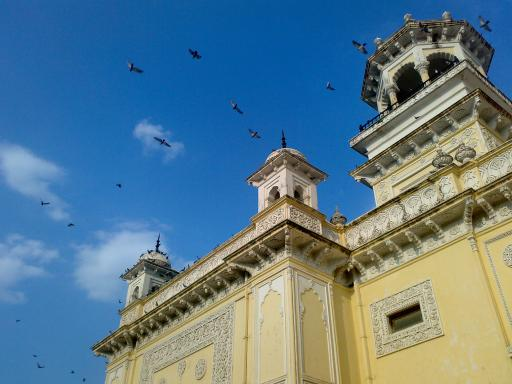
#> input picture Exercise IULI/Exercise 13 K-Mean/home.jpg, 512 x 384 px
$ python Test.py
#> lines starting #> are read from the running program, lines starting #| are printed output that depends on the picture
# -*- coding: utf-8 -*-
"""
Created on Tue May 08 13:54:43 2018

@author: MSI
"""

import numpy as np
import cv2

img = cv2.imread('home.jpg')
#> img is the input picture: shape (384, 512, 3); mean B, G, R 141.2, 123.9, 91.6
Z = img.reshape((-1,3))

# convert to np.float32
Z = np.float32(Z)

# define criteria, number of clusters(K) and apply kmeans()
criteria = (cv2.TERM_CRITERIA_EPS + cv2.TERM_CRITERIA_MAX_ITER, 10, 1.0)

ret,label,center=cv2.kmeans(Z,2,None,criteria,10,cv2.KMEANS_RANDOM_CENTERS)
#> ret = 741781717.4; center = [[144.8, 97.73, 43.23], [134.9, 170.4, 177.6]]
# Now convert back into uint8, and make original image
center = np.uint8(center)
#> center = [[144, 97, 43], [134, 170, 177]]
res = center[label.flatten()]
res2 = res.reshape((img.shape))
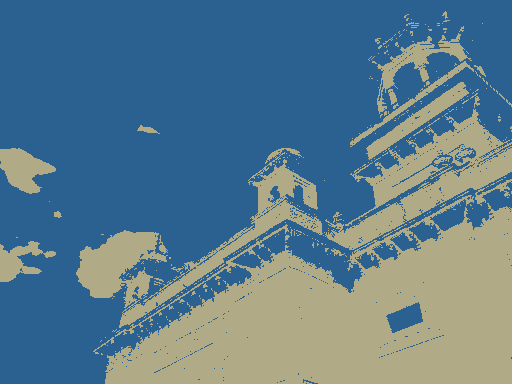
#> res2: shape (384, 512, 3); mean B, G, R 140.4, 123.3, 91.2

ret,label,center2=cv2.kmeans(Z,3,None,criteria,10,cv2.KMEANS_RANDOM_CENTERS)
#> ret = 345182325.5; center2 = [[171.2, 105.7, 35.1], [54.6, 78.8, 85.09], [139.4, 175.3, 182.7]]
# Now convert back into uint8, and make original image
center2 = np.uint8(center2)
#> center2 = [[171, 105, 35], [54, 78, 85], [139, 175, 182]]
res3 = center2[label.flatten()]
res4 = res3.reshape((img.shape))
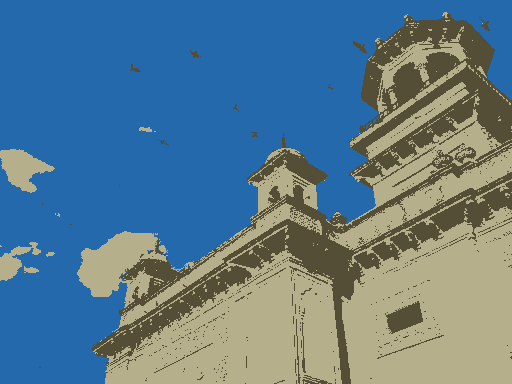
#> res4: shape (384, 512, 3); mean B, G, R 140.9, 123.3, 91.3

ret,label,center3=cv2.kmeans(Z,4,None,criteria,10,cv2.KMEANS_RANDOM_CENTERS)
#> ret = 261770238.8; center3 = [[148.3, 183.7, 190.3], [41.92, 61.79, 66.52], [171.3, 105.8, 35.26], [93.12, 129, 139]]
# Now convert back into uint8, and make original image
center3 = np.uint8(center3)
#> center3 = [[148, 183, 190], [41, 61, 66], [171, 105, 35], [93, 128, 139]]
res5 = center3[label.flatten()]
res6 = res5.reshape((img.shape))
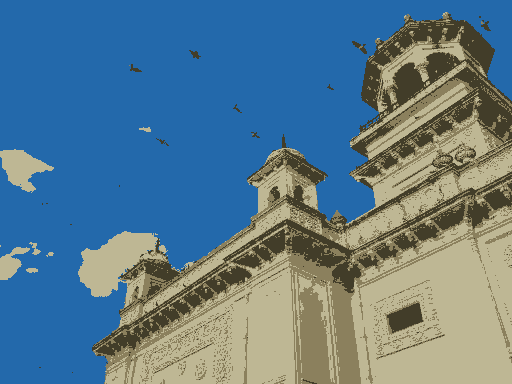
#> res6: shape (384, 512, 3); mean B, G, R 140.9, 123, 91.3

ret,label,center4=cv2.kmeans(Z,5,None,criteria,10,cv2.KMEANS_RANDOM_CENTERS)
#> ret = 193704302; center4 = [[168.8, 101, 27.45], [44.32, 64.96, 70.01], [143.4, 186.9, 198.2], [97.62, 134.3, 144.7], [189.3, 141.2, 92.26]]
# Now convert back into uint8, and make original image
center4 = np.uint8(center4)
#> center4 = [[168, 101, 27], [44, 64, 70], [143, 186, 198], [97, 134, 144], [189, 141, 92]]
res7 = center4[label.flatten()]
res8 = res7.reshape((img.shape))
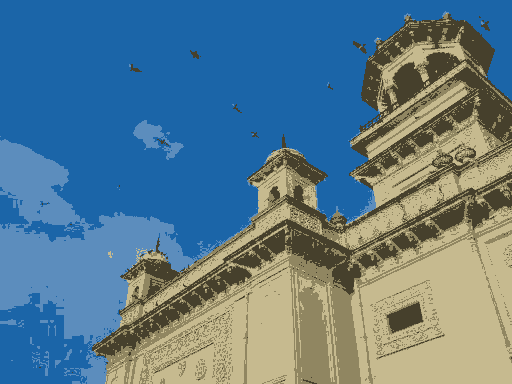
#> res8: shape (384, 512, 3); mean B, G, R 140.7, 123.5, 91.3


numpy_horizontal = np.hstack((res2,res4))
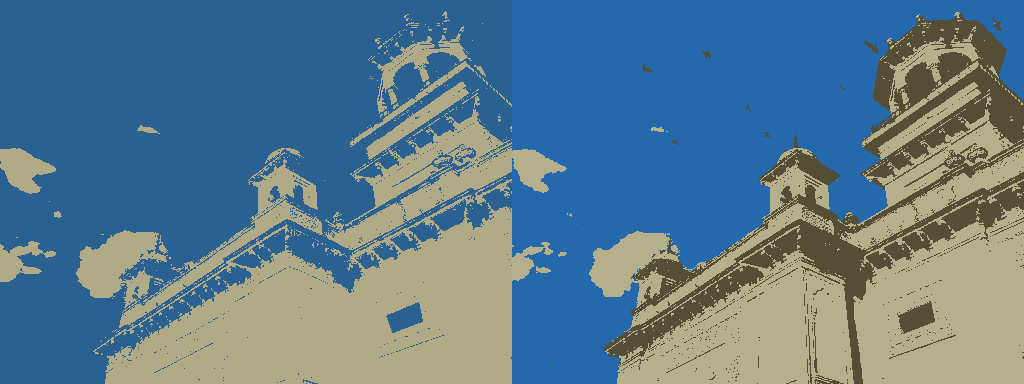
#> numpy_horizontal: shape (384, 1024, 3); mean B, G, R 140.6, 123.3, 91.3
numpy_horizontal2 = np.hstack((res6,res8))
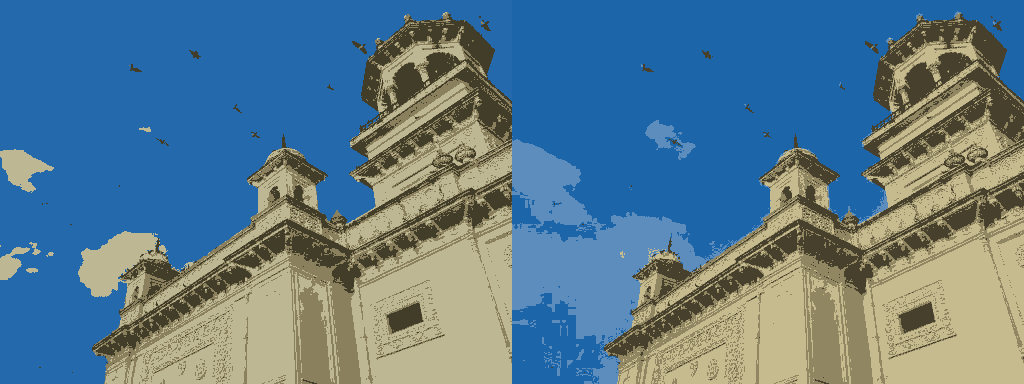
#> numpy_horizontal2: shape (384, 1024, 3); mean B, G, R 140.8, 123.3, 91.3
numpy_vertical = np.vstack((numpy_horizontal,numpy_horizontal2))
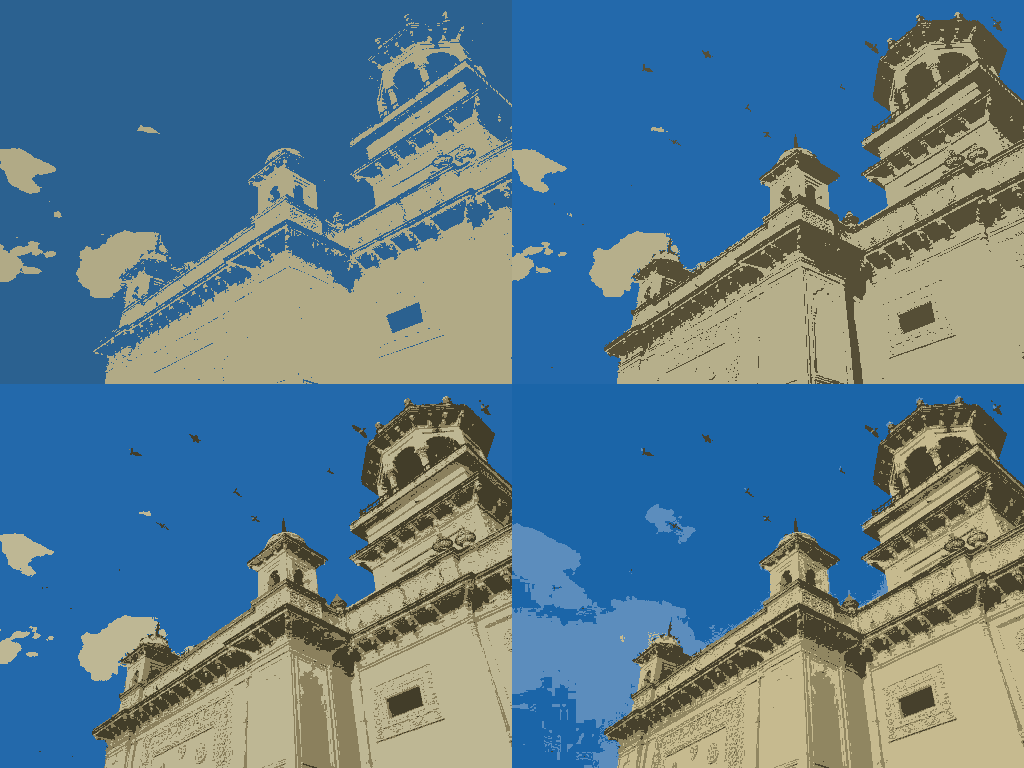
#> numpy_vertical: shape (768, 1024, 3); mean B, G, R 140.7, 123.3, 91.3


cv2.imshow('result',numpy_vertical)
cv2.waitKey(0)
cv2.destroyAllWindows()

$ run again, with Exercise IULI/Exercise 13 K-Mean/Capture.PNG saved as Exercise IULI/Exercise 13 K-Mean/home.jpg
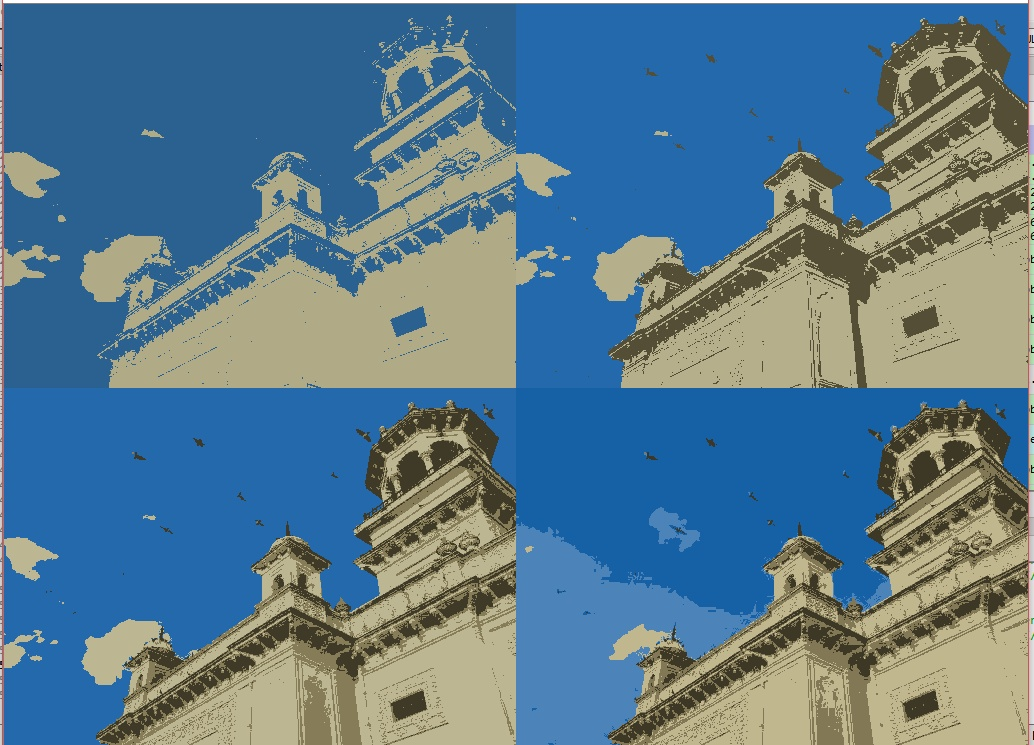
#> input picture Exercise IULI/Exercise 13 K-Mean/Capture.PNG, 1034 x 745 px
#> img is the input picture: shape (745, 1034, 3); mean B, G, R 141.4, 123, 90.7
#> `ret,label,center=cv2.kmeans(Z,2,None,criteria,10,cv2.KMEANS_RANDOM_CEN..`: ret = 1.73e+09; center = [[144.7, 97.34, 44.09], [135.5, 168.4, 173.9]]
#> `center = np.uint8(center)`: center = [[144, 97, 44], [135, 168, 173]]
#> `res2 = res.reshape((img.shape))`:
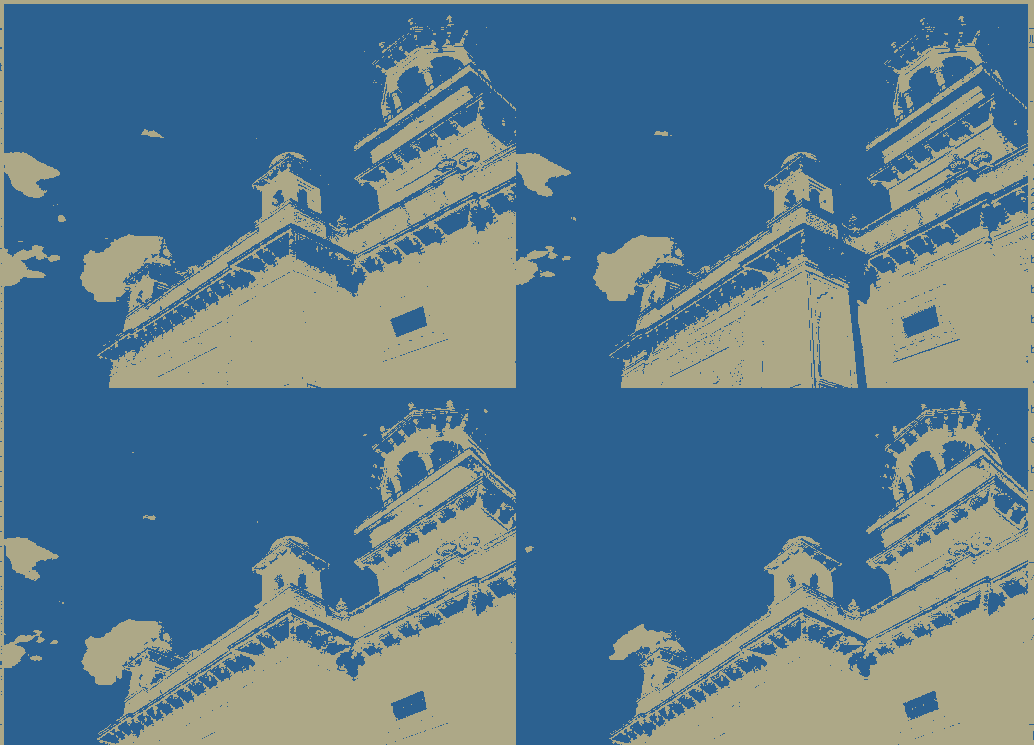
#> res2: shape (745, 1034, 3); mean B, G, R 140.8, 122.5, 90.3
#> `ret,label,center2=cv2.kmeans(Z,3,None,criteria,10,cv2.KMEANS_RANDOM_CE..`: ret = 624216458.8; center2 = [[63.37, 88.88, 94.71], [144.8, 177.8, 182.6], [162.3, 102.6, 39.06]]
#> `center2 = np.uint8(center2)`: center2 = [[63, 88, 94], [144, 177, 182], [162, 102, 39]]
#> `ret,label,center3=cv2.kmeans(Z,4,None,criteria,10,cv2.KMEANS_RANDOM_CE..`: ret = 378162086; center3 = [[144.9, 178.3, 183], [91.93, 121.9, 130.8], [162.1, 102.5, 39.08], [45.73, 67.77, 71.94]]
#> `center3 = np.uint8(center3)`: center3 = [[144, 178, 183], [91, 121, 130], [162, 102, 39], [45, 67, 71]]
#> `ret,label,center4=cv2.kmeans(Z,5,None,criteria,10,cv2.KMEANS_RANDOM_CE..`: ret = 320817257.8; center4 = [[142.7, 176.8, 181.7], [234.9, 235.1, 236.8], [89.38, 116.8, 123], [42.71, 65.83, 71.16], [162.2, 102.6, 39.04]]
#> `center4 = np.uint8(center4)`: center4 = [[142, 176, 181], [234, 235, 236], [89, 116, 122], [42, 65, 71], [162, 102, 39]]
#> `numpy_vertical = np.vstack((numpy_horizontal,numpy_horizontal2))`:
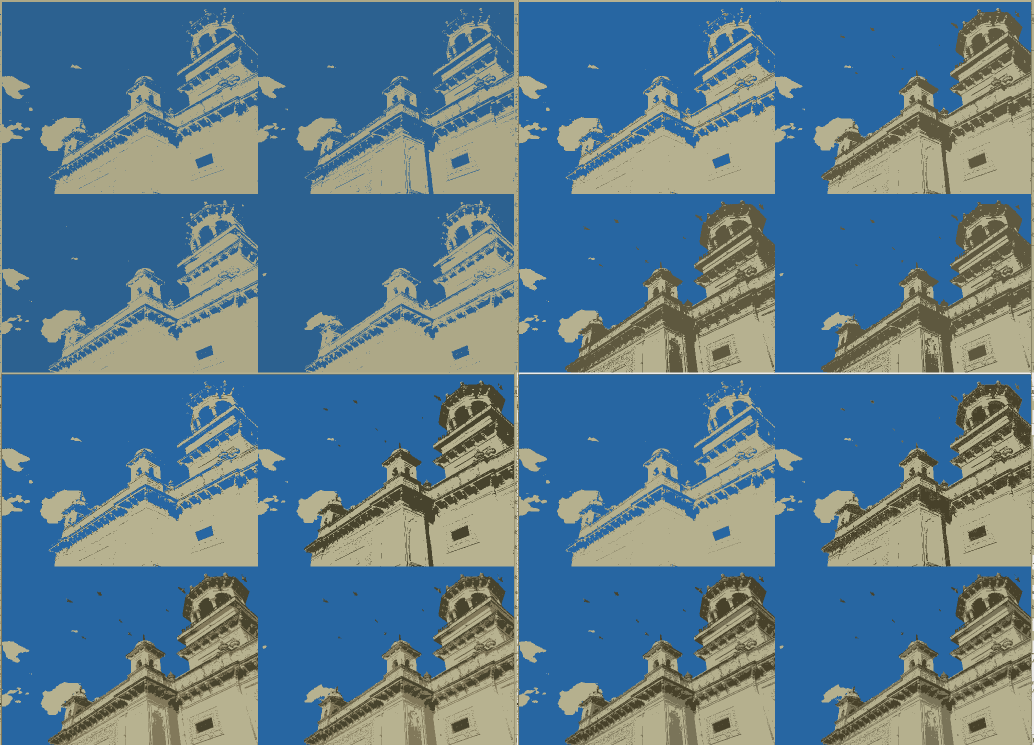
#> numpy_vertical: shape (1490, 2068, 3) (shown at 1/2 size); mean B, G, R 140.9, 122.3, 90.4
